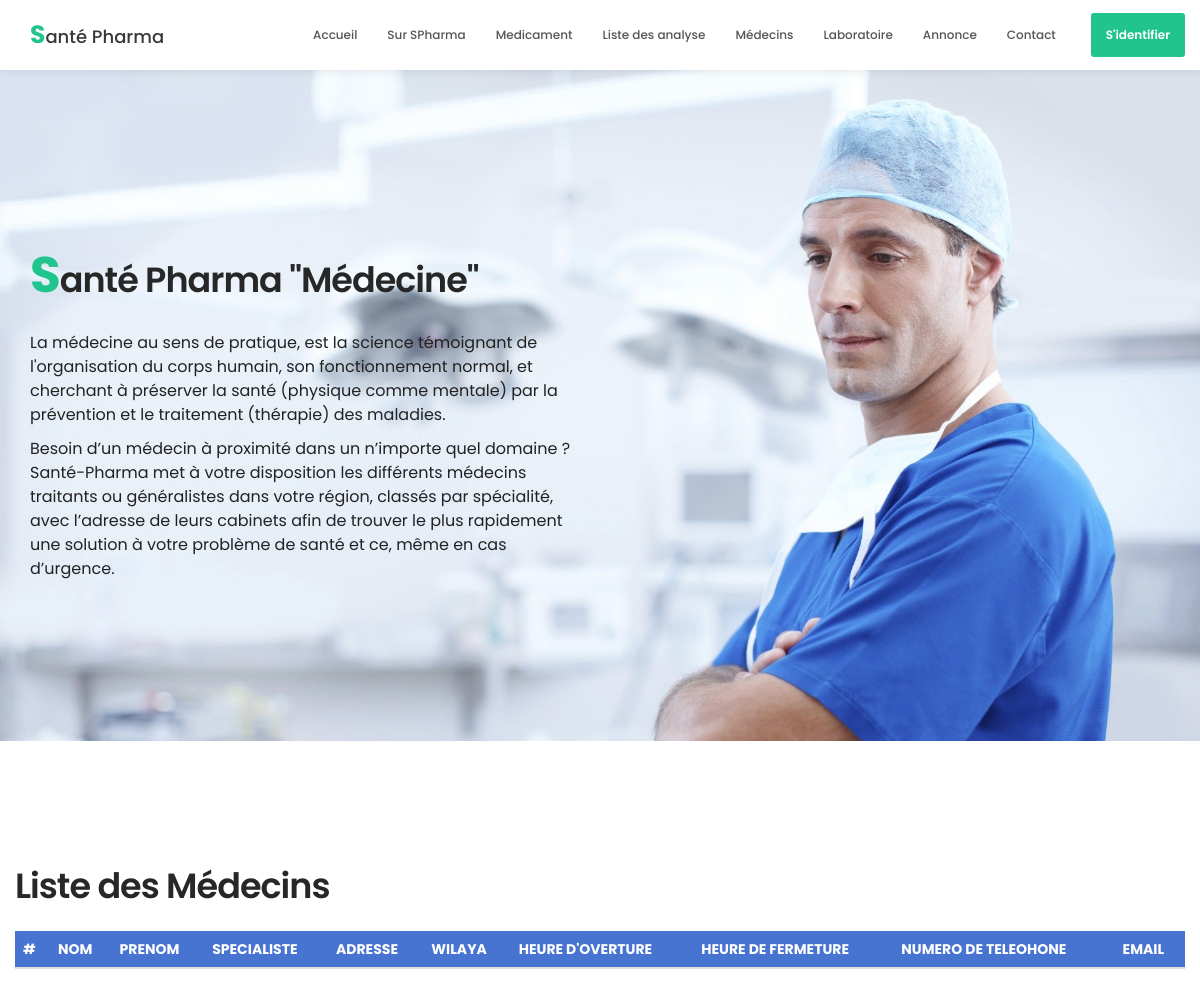
Page /medecin.php on the earlier database version.
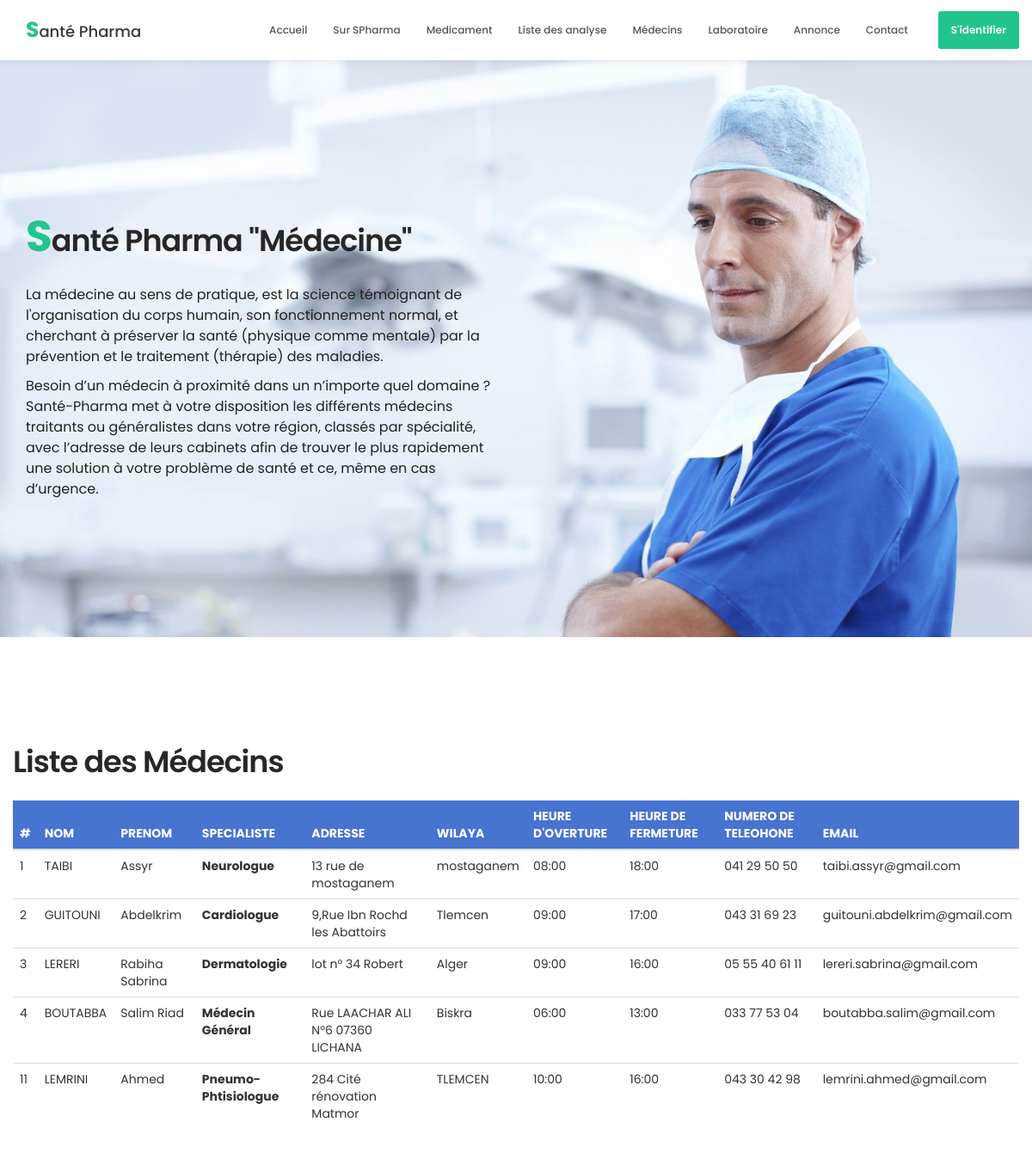
Same page on the later database version.
### tables this page shows
CREATE TABLE `medecin` (
  `id_U` int(3) NOT NULL,
  `Nom` varchar(20) NOT NULL,
  `prenom` varchar(20) NOT NULL,
  `date` date NOT NULL,
  `email` varchar(50) NOT NULL,
  `password` char(20) NOT NULL,
  `Sexe` varchar(20) NOT NULL,
  `addres` varchar(100) NOT NULL,
  `region` varchar(50) NOT NULL,
  `wilaya` varchar(50) NOT NULL,
  `choix` varchar(20) NOT NULL,
  `specialite` varchar(100) NOT NULL,
  `HOV` varchar(6) NOT NULL,
  `HOF` varchar(6) NOT NULL,
  `numAgre` varchar(20) NOT NULL,
  `numTel` varchar(20) NOT NULL,
  `dateInsec` timestamp NOT NULL DEFAULT current_timestamp(),
  `accept` int(11) NOT NULL
);

### medecin.php (the view, shortened to what this page needs)
<!DOCTYPE html>
<html lang="fr">
<head>
     <link rel="stylesheet" href="css/bootstrap.min.css">
     <link rel="stylesheet" href="css/font-awesome.min.css">
     <link rel="stylesheet" href="css/animate.css">
     <link rel="stylesheet" href="css/owl.carousel.css">
     <link rel="stylesheet" href="css/owl.theme.default.min.css">
     <link rel="stylesheet" href="css/tooplate-style.css">
</head>
<body id="top" data-spy="scroll" data-target=".navbar-collapse" data-offset="50">
     <section class="navbar navbar-default navbar-static-top" role="navigation">
          <div class="container">
               <div class="navbar-header">
                    <a href="index.php" class="navbar-brand"><b>S</b>anté Pharma</a>
               </div>
               <div class="collapse navbar-collapse">
                    <ul class="nav navbar-nav navbar-right">
                         <li><a href="index.php" class="smoothScroll">Accueil</a></li>
                         <li><a href="index.php" class="smoothScroll">Sur SPharma</a></li>
                         <li><a href="listemedicam.php" class="smoothScroll">Medicament</a></li>
                         <li><a href="laboratoire.php" class="smoothScroll">Liste des analyse</a></li>
                         <li><a href="medecin.php" class="smoothScroll">Médecins</a></li>
                         <li><a href="#team1" class="smoothScroll">Laboratoire</a></li>
                         <li><a href="postannonce.php" class="smoothScroll">Annonce</a></li>
                         <li><a href="#footer" class="smoothScroll">Contact</a></li>
                         <li class="appointment-btn1"><a href="compte.php">S'identifier</a></li>
                    </ul>
               </div>
          </div>
     </section>
     <section id="about1">
          <div class="container">
               <div class="row">
                    <div class="col-md-6 col-sm-6">
                         <div class="about-info">
                              <h2 class="wow fadeInUp" data-wow-delay="0.6s"><b>S</b>anté Pharma "Médecine"</h2>
                              <div class="wow fadeInUp" data-wow-delay="0.8s">
                                   <p>La médecine au sens de pratique, est la science témoignant de l'organisation du corps humain,
                                        son fonctionnement normal, et cherchant à préserver la santé (physique comme mentale) par la prévention
                                        et le traitement (thérapie) des maladies. </p>
                                        <p>Besoin d’un médecin à proximité dans un n’importe quel domaine ?
                                        Santé-Pharma met à votre disposition les différents médecins traitants ou généralistes
                                        dans votre région, classés par spécialité, avec l’adresse de leurs cabinets afin
                                        de trouver le plus rapidement une solution à votre problème de santé et ce, même en cas d’urgence.</p>
                              </div>
                         </div>
                    </div>
               </div>
          </div>
     </section>
     <section id="team" data-stellar-background-ratio="1">
          <div class="container">
               <div class="row">
               <h2>Liste des Médecins</h2>
               <table class="table table-hover" style="width:100%">
                    <thead style="background:#4773d1; color:white; vertical-align: middle;">
                    <tr>
                         <th scope="col">#</th>
                         <th scope="col">NOM</th>
                         <th scope="col">PRENOM</th>
                         <th scope="col">SPECIALISTE</th>
                         <th scope="col">ADRESSE</th>
                         <th scope="col">WILAYA</th>
                         <th scope="col">HEURE D'OVERTURE</th>
                         <th scope="col">HEURE DE FERMETURE</th>
                         <th scope="col">NUMERO DE TELEOHONE</th>
                         <th scope="col">EMAIL</th>
                    </tr>
                    </thead>
                    <tbody>
                         <?php
          include("connexion3.php");
          $query = "select * from medecin";
          $stat = $conn->query($query);
          $tab = $stat->fetchAll();
          foreach($tab as $ligne)
          {
               echo "<tr><td>".$ligne ["id_U"]."</td><td>".$ligne ["Nom"]."</td><td>".$ligne ["prenom"]."</td><th>".$ligne ["specialite"]."</th><td>".$ligne ["addres"]."</td><td>".$ligne ["wilaya"]."</td><td>".$ligne ["HOV"]."</td><td>".$ligne ["HOF"]."</td><td>".$ligne ["numTel"]."</td><td>".$ligne ["email"]."</td></tr>";
          }
        ?>
                    </tbody>
                    </table>
               </div>
          </div>
     </section>
</body>
</html>

Differences in the rows shown:
added medecin: id_U "1", Nom "TAIBI", prenom "Assyr", specialite "Neurologue", addres "13 rue de mostaganem", wilaya "mostaganem", HOV "08:00", HOF "18:00", numTel "041 29 50 50", email "taibi.assyr@gmail.com"
added medecin: id_U "2", Nom "GUITOUNI", prenom "Abdelkrim", specialite "Cardiologue", addres "9,Rue Ibn Rochd les Abattoirs", wilaya "Tlemcen", HOV "09:00", HOF "17:00", numTel "043 31 69 23", email "guitouni.abdelkrim@gmail.com"
added medecin: id_U "3", Nom "LERERI", prenom "Rabiha Sabrina", specialite "Dermatologie", addres "lot n° 34 Robert", wilaya "Alger", HOV "09:00", HOF "16:00", numTel "05 55 40 61 11", email "lereri.sabrina@gmail.com"
added medecin: id_U "4", Nom "BOUTABBA", prenom "Salim Riad", specialite "Médecin Général", addres "Rue LAACHAR ALI N°6 07360 LICHANA", wilaya "Biskra", HOV "06:00", HOF "13:00", numTel "033 77 53 04", email "boutabba.salim@gmail.com"
added medecin: id_U "11", Nom "LEMRINI", prenom "Ahmed", specialite "Pneumo-Phtisiologue", addres "284 Cité rénovation Matmor", wilaya "TLEMCEN", HOV "10:00", HOF "16:00", numTel "043 30 42 98", email "lemrini.ahmed@gmail.com"
